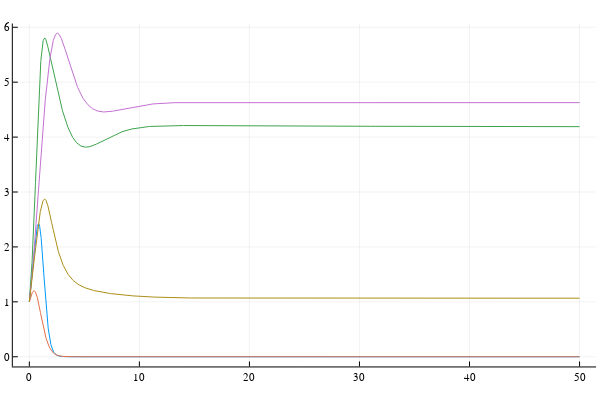

The cell this chart's notebook holds for it:
### Code cell
figura = plot()

for i in 1:100
    plot!(figura, s.t, s.rk4[:,i], label="")
end

display(figura)

### Figure 1 — Plotly figure (JSON) as saved in the notebook; plotly's stock layout.template omitted (floating-point values rounded to 4 significant figures; data arrays with more than 128 entries replaced by an {"elided": "..."} marker saying what was removed)
{"data": [{"colorbar": {"len": 0.9525, "title": "", "x": 0.9934, "y": 0.5139}, "legendgroup": "", "line": {"color": "rgba(0, 154, 250, 1.000)", "dash": "solid", "shape": "linear", "width": 1}, "mode": "lines", "name": "", "showlegend": false, "type": "scatter", "x": {"elided": "5001 float values"}, "xaxis": "x", "y": {"elided": "5001 float values"}, "yaxis": "y"}, {"colorbar": {"len": 0.9525, "title": "", "x": 0.9934, "y": 0.5139}, "legendgroup": "", "line": {"color": "rgba(227, 111, 71, 1.000)", "dash": "solid", "shape": "linear", "width": 1}, "mode": "lines", "name": "", "showlegend": false, "type": "scatter", "x": {"elided": "5001 float values"}, "xaxis": "x", "y": {"elided": "5001 float values"}, "yaxis": "y"}, {"colorbar": {"len": 0.9525, "title": "", "x": 0.9934, "y": 0.5139}, "legendgroup": "", "line": {"color": "rgba(62, 164, 78, 1.000)", "dash": "solid", "shape": "linear", "width": 1}, "mode": "lines", "name": "", "showlegend": false, "type": "scatter", "x": {"elided": "5001 float values"}, "xaxis": "x", "y": {"elided": "5001 float values"}, "yaxis": "y"}, {"colorbar": {"len": 0.9525, "title": "", "x": 0.9934, "y": 0.5139}, "legendgroup": "", "line": {"color": "rgba(195, 113, 210, 1.000)", "dash": "solid", "shape": "linear", "width": 1}, "mode": "lines", "name": "", "showlegend": false, "type": "scatter", "x": {"elided": "5001 float values"}, "xaxis": "x", "y": {"elided": "5001 float values"}, "yaxis": "y"}, {"colorbar": {"len": 0.9525, "title": "", "x": 0.9934, "y": 0.5139}, "legendgroup": "", "line": {"color": "rgba(172, 142, 24, 1.000)", "dash": "solid", "shape": "linear", "width": 1}, "mode": "lines", "name": "", "showlegend": false, "type": "scatter", "x": {"elided": "5001 float values"}, "xaxis": "x", "y": {"elided": "5001 float values"}, "yaxis": "y"}], "layout": {"annotations": [], "height": 400, "legend": {"bgcolor": "rgba(255, 255, 255, 1.000)", "bordercolor": "rgba(0, 0, 0, 1.000)", "borderwidth": 1, "font": {"color": "rgba(0, 0, 0, 1.000)", "family": "sans-serif", "size": 11}, "title": {"font": {"color": "rgba(0, 0, 0, 1.000)", "family": "sans-serif", "size": 15}, "text": ""}, "tracegroupgap": 0, "traceorder": "normal", "x": 1, "xanchor": "auto", "y": 1, "yanchor": "auto"}, "margin": {"b": 20, "l": 0, "r": 0, "t": 20}, "paper_bgcolor": "rgba(255, 255, 255, 1.000)", "plot_bgcolor": "rgba(255, 255, 255, 1.000)", "showlegend": true, "width": 600, "xaxis": {"anchor": "y", "domain": [0.02138, 0.9934], "gridcolor": "rgba(0, 0, 0, 0.100)", "gridwidth": 0.5, "linecolor": "rgba(0, 0, 0, 1.000)", "mirror": false, "range": [-1.5, 51.5], "showgrid": true, "showline": true, "showticklabels": true, "tickangle": 0, "tickcolor": "rgb(0, 0, 0)", "tickfont": {"color": "rgba(0, 0, 0, 1.000)", "family": "sans-serif", "size": 11}, "tickmode": "array", "ticks": "inside", "ticktext": ["0", "10", "20", "30", "40", "50"], "tickvals": [0, 10, 20, 30, 40, 50], "title": "", "titlefont": {"color": "rgba(0, 0, 0, 1.000)", "family": "sans-serif", "size": 15}, "type": "-", "visible": true, "zeroline": false, "zerolinecolor": "rgba(0, 0, 0, 1.000)"}, "yaxis": {"anchor": "x", "domain": [0.03762, 0.9902], "gridcolor": "rgba(0, 0, 0, 0.100)", "gridwidth": 0.5, "linecolor": "rgba(0, 0, 0, 1.000)", "mirror": false, "range": [-0.1767, 6.068], "showgrid": true, "showline": true, "showticklabels": true, "tickangle": 0, "tickcolor": "rgb(0, 0, 0)", "tickfont": {"color": "rgba(0, 0, 0, 1.000)", "family": "sans-serif", "size": 11}, "tickmode": "array", "ticks": "inside", "ticktext": ["0", "1", "2", "3", "4", "5", "6"], "tickvals": [0, 1, 2, 3, 4, 5, 6], "title": "", "titlefont": {"color": "rgba(0, 0, 0, 1.000)", "family": "sans-serif", "size": 15}, "type": "-", "visible": true, "zeroline": false, "zerolinecolor": "rgba(0, 0, 0, 1.000)"}}}
